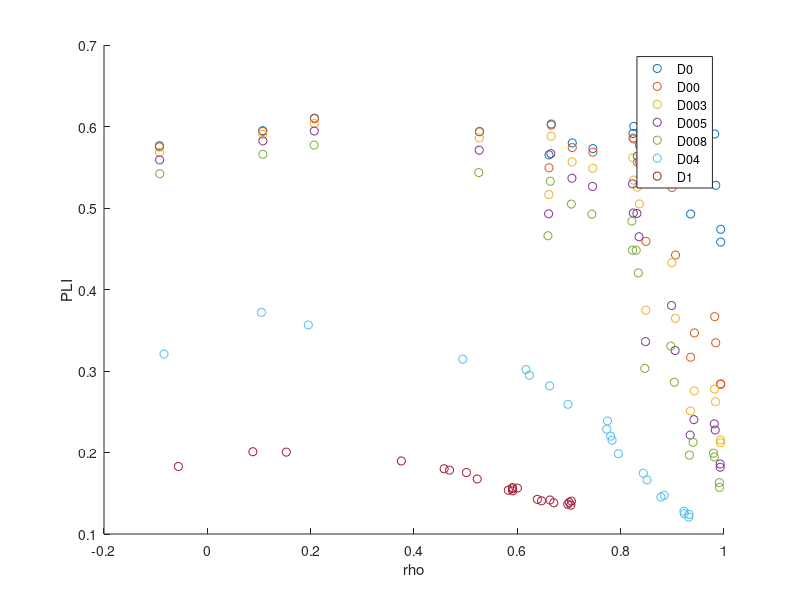
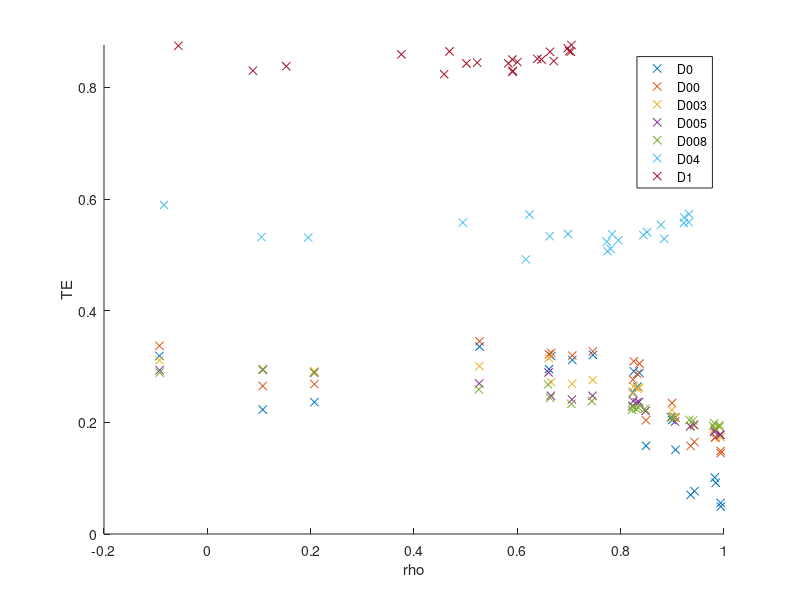
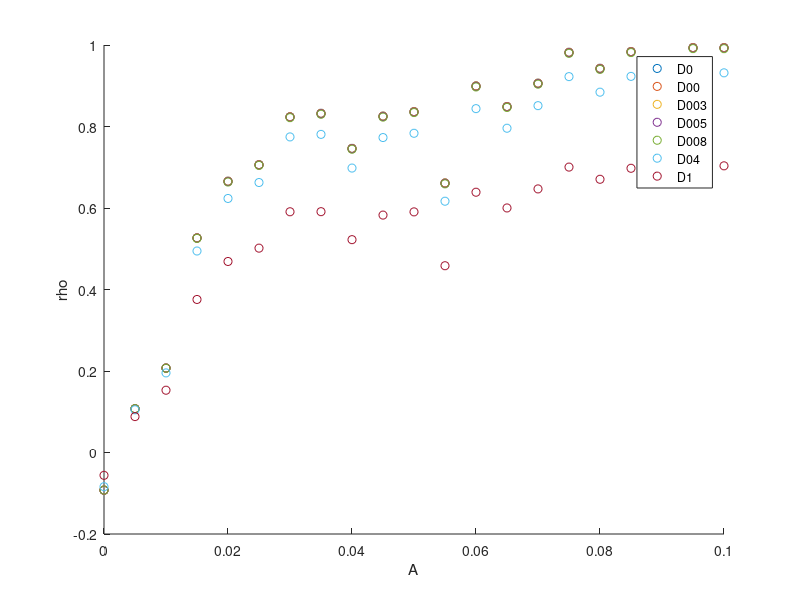
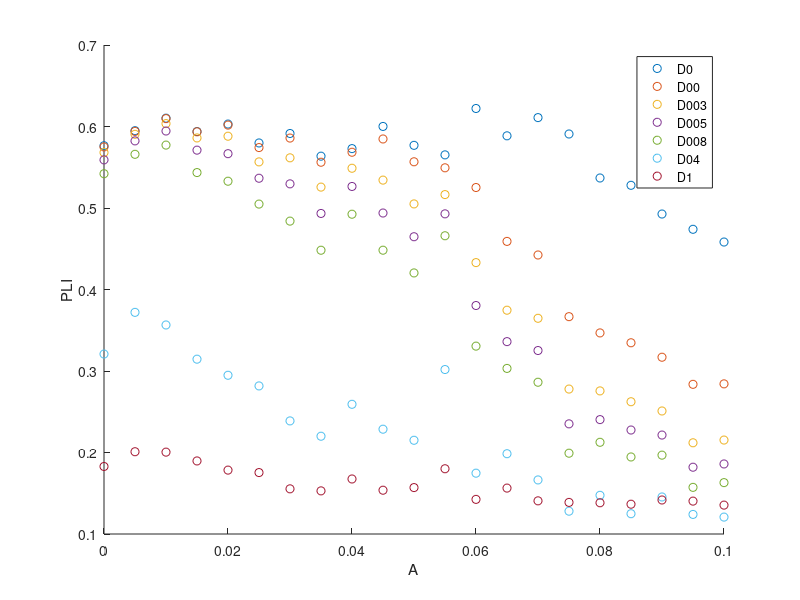

MATLAB code for these plots, in order:
% Compare_noise
% ノイズ強度の違う結果を重ねてプロット、比較
% 2021/09/07

%% データの読み込み
D0=load('noise_500_D0_A0-005-01.mat','rst');
D001=load('noise_500_D001_A0-005-01.mat','rst');
D003=load('noise_500_D003_A0-005-01.mat','rst');
D005=load('noise_500_D005_A0-005-01.mat','rst');
D008=load('noise_500_D008_A0-005-01.mat','rst');
D04=load('noise_500_D04_A0-005-01.mat','rst');
D1=load('noise_500_D1_A0-005-01.mat','rst');

D = [D0 D001 D003 D005 D008 D04 D1];

%% rho-PLI
figure
for i=1:size(D,2)
    rst=D(i).rst;
    scatter(rst(:,2),rst(:,3))
    hold on
    xlabel('rho')
    ylabel('PLI')
    %saveas(gcf,append('rho-PLI_comp',figtitle,'.png'))
end
legend('D0','D00','D003','D005','D008','D04','D1');
hold off

%% rho-TE
figure
for i=1:size(D,2)
    rst=D(i).rst;
    scatter(rst(:,2),rst(:,4),'x')
    hold on
    %scatter(rst(:,2),rst(:,5),'o')
    %legend('TE1→2','TE2→1','Location','southwest')
    xlabel('rho')
    ylabel('TE')
    ylim([0 inf])
    %saveas(gcf,append('rho-TE_',figtitle,'.png'))
end
legend('D0','D00','D003','D005','D008','D04','D1');
hold off

%% A-rho
figure
for i=1:size(D,2)
    rst=D(i).rst;
    scatter(rst(:,1),rst(:,2))
    hold on
    xlabel('A')
    ylabel('rho')
    %saveas(gcf,append('A-rho_',figtitle,'.png'))
end
legend('D0','D00','D003','D005','D008','D04','D1');
hold off

%% A-PLI
figure
for i=1:size(D,2)
    rst=D(i).rst;
    scatter(rst(:,1),rst(:,3))
    hold on
    xlabel('A')
    ylabel('PLI')
    %saveas(gcf,append('A-PLI_',figtitle,'.png')) %変える
end
legend('D0','D00','D003','D005','D008','D04','D1');
hold off

%% A-TE
figure
for i=1:size(D,2)
    rst=D(i).rst;
    scatter(rst(:,1),rst(:,4),'x')
    hold on
    hold on
    %scatter(rst(:,1),rst(:,5),'o')
    %legend('TE12','TE21')
    xlabel('A')
    ylabel('TE')
    ylim([0 inf])
    %saveas(gcf,append('A-TE_',figtitle,'.png')) %変える
end
legend('D0','D00','D003','D005','D008','D04','D1');
hold off

%% PLI-TE
figure
for i=1:size(D,2)
    rst=D(i).rst;
    scatter(rst(:,3),rst(:,4),'x')
    hold on
    %scatter(rst(:,3),rst(:,5),'o')
    %legend('TE1→2','TE2→1','Location','southeast')
    xlabel('PLI')
    ylabel('TE')
    %saveas(gcf,append('PLI-TE_',figtitle,'.png')) %変える
end
legend('D0','D00','D003','D005','D008','D04','D1');
hold off

%% TE-PLIfor i=1:size(D,2)
figure
for i=1:size(D,2)
    rst=D(i).rst;
    scatter(rst(:,4),rst(:,3),'x')
    hold on
    %scatter(rst(:,5),rst(:,3),'o')
    %legend('TE1→2','TE2→1','Location','southeast')
    xlabel('TE')
    ylabel('PLI')
    xlim([0 inf])
    %saveas(gcf,append('TE-PLI_',figtitle,'.png')) %変える
end
legend('D0','D00','D003','D005','D008','D04','D1');
hold off